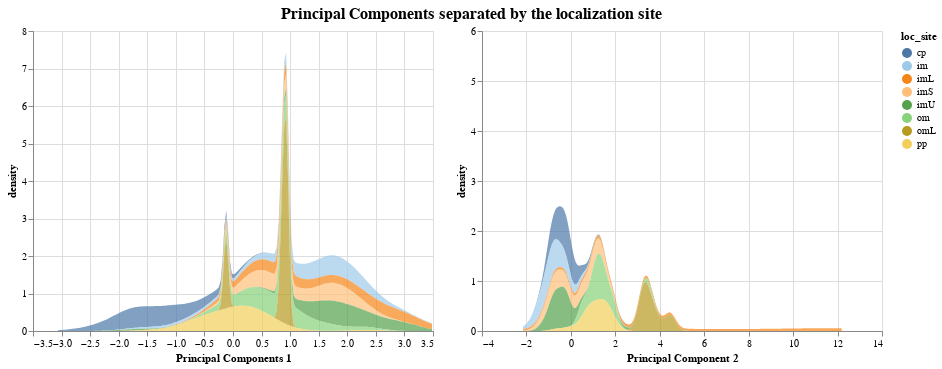

Here is the notebook cell this chart was saved with:
### Markdown cell above
- Dimension: D = 1
- Data abstraction: one numeric variable
- Encoding: position (x-axis), area, color, opacity
- Interaction: Select and filter
- Layout: Superimposition(layered) and Juxtaposition (horizontal concatenation)

### Code cell
#plotting each principal compoments by quality
selection = alt.selection_multi(fields=['loc_site'], bind='legend')


pca1_group = alt.Chart(df_ecoli).transform_density(
    'pca1',
    groupby=['loc_site'],
    as_=['pca1', 'density'],
).mark_area(fillOpacity=0.5).encode(
    x=alt.X('pca1:Q', title="Principal Components 1",),
    y=alt.Y('density:Q',),
    color=alt.Color('loc_site:N', scale=alt.Scale(scheme='tableau20')),
    opacity=alt.condition(selection, alt.value(1.4), alt.value(0.2))
).add_selection(
    selection
)

pca2_group = alt.Chart(df_ecoli).transform_density(
    'pca2',
    groupby=['loc_site'],
    as_=['pca2', 'density'],
).mark_area(fillOpacity=0.5).encode(
    x=alt.X('pca2:Q', title="Principal Component 2", ),
    y=alt.Y('density:Q', scale=alt.Scale(domain=[0,6]) ),
    color=alt.Color('loc_site:N', scale=alt.Scale(scheme='tableau20')),
    opacity=alt.condition(selection, alt.value(1.4), alt.value(0.2))
)

(pca1_group | pca2_group).properties(
    title= 'Principal Components separated by the localization site'
).configure_title(
    anchor= 'middle',
    fontSize=16  
)

### Figure 1 — Vega-Lite specification as saved in the notebook (floating-point values rounded to 4 significant figures; data arrays with more than 128 entries replaced by an {"elided": "..."} marker saying what was removed)
{"config": {"view": {"continuousWidth": 400, "continuousHeight": 300}, "title": {"anchor": "middle", "fontSize": 16}}, "hconcat": [{"mark": {"type": "area", "fillOpacity": 0.5}, "encoding": {"color": {"type": "nominal", "field": "loc_site", "scale": {"scheme": "tableau20"}}, "opacity": {"condition": {"value": 1.4, "selection": "selector032"}, "value": 0.2}, "x": {"type": "quantitative", "field": "pca1", "title": "Principal Components 1"}, "y": {"type": "quantitative", "field": "density"}}, "selection": {"selector032": {"type": "multi", "fields": ["loc_site"], "bind": "legend"}}, "transform": [{"density": "pca1", "groupby": ["loc_site"], "as": ["pca1", "density"]}]}, {"mark": {"type": "area", "fillOpacity": 0.5}, "encoding": {"color": {"type": "nominal", "field": "loc_site", "scale": {"scheme": "tableau20"}}, "opacity": {"condition": {"value": 1.4, "selection": "selector032"}, "value": 0.2}, "x": {"type": "quantitative", "field": "pca2", "title": "Principal Component 2"}, "y": {"type": "quantitative", "field": "density", "scale": {"domain": [0, 6]}}}, "transform": [{"density": "pca2", "groupby": ["loc_site"], "as": ["pca2", "density"]}]}], "data": {"name": "data-3051613e60c8643f9c648787416e25fd"}, "title": "Principal Components separated by the localization site", "$schema": "https://vega.github.io/schema/vega-lite/v4.8.1.json", "datasets": {"data-3051613e60c8643f9c648787416e25fd": {"elided": "336 records"}}}
